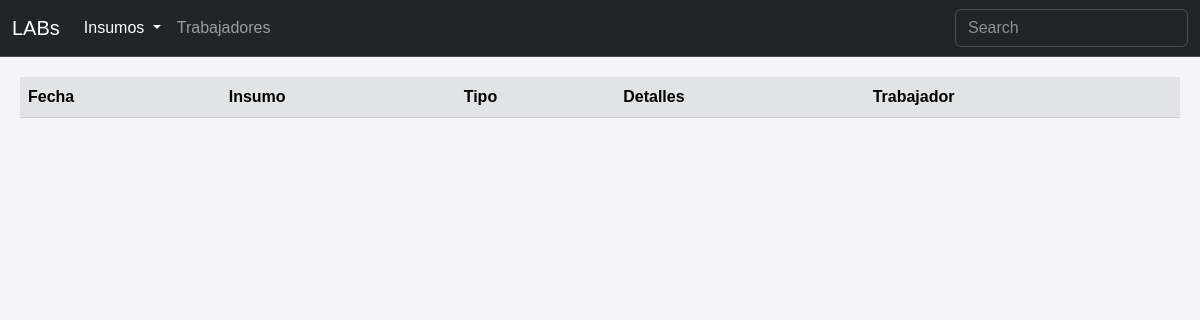
Before: /history with the older database file.
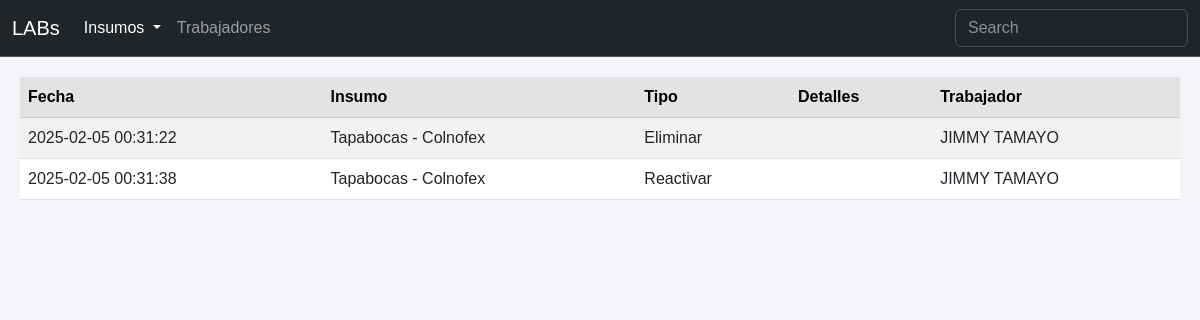
After: the same page with the newer database file.
### tables this page shows
CREATE TABLE historial (
    Historial_id INTEGER PRIMARY KEY,
    Tipo TEXT NOT NULL,
    Detalles TEXT,
    Trabajador_id INTEGER NOT NULL,
    Fecha DATETIME NOT NULL,
    Item_id INTEGER NOT NULL,
    FOREIGN KEY (Trabajador_id) REFERENCES trabajadores (Trabajador_id),
    FOREIGN KEY (Item_id) REFERENCES insumos (Item_id)
);

CREATE TABLE insumos (
    Item_id INTEGER PRIMARY KEY,
    Activo BOOL NOT NULL,
    Nombre TEXT NOT NULL,
    Detalles TEXT,
    Cantidad INTEGER NOT NULL,
    Cantidad_Inicial INTEGER NOT NULL,
    Estado_id INTEGER NOT NULL,
    Ubicacion_id INTEGER NOT NULL,
    Empaque_id INTEGER NOT NULL,
    FOREIGN KEY (Estado_id) REFERENCES estados (Estado_id),
    FOREIGN KEY (Ubicacion_id) REFERENCES ubicaciones (Ubicacion_id),
    FOREIGN KEY (Empaque_id) REFERENCES empaques (Empaque_id)
);

CREATE TABLE trabajadores (
    Trabajador_id INTEGER PRIMARY KEY,
    Activo BOOL NOT NULL,
    Nombre_Apellido TEXT NOT NULL,
    Dependencia TEXT NOT NULL,
    Cargo TEXT NOT NULL,
    Correo TEXT NOT NULL 
);

### app.py (the view)
@app.route('/history')
def history():
    conn = sqlite3.connect('inventario.db')
    cursor = conn.cursor()
    history = cursor.execute('''
    SELECT
        historial.Fecha,
        insumos.Nombre,
        historial.Tipo,
        historial.Detalles,
        trabajadores.Nombre_Apellido
    FROM historial
    INNER JOIN insumos ON historial.Item_id = insumos.Item_id
    INNER JOIN trabajadores ON historial.Trabajador_id = trabajadores.Trabajador_id;
    ''').fetchall()
    conn.close()
    column_history = ["date","name","type","details","worker"]
    history_dict = [dict(zip(column_history, row)) for row in history]
    return render_template('history.html', histories=history_dict)

### templates/history.html (shortened to what this page needs)
<!DOCTYPE html>
<html lang="es">
<head>
    <link rel="stylesheet" href="https://cdn.jsdelivr.net/npm/bootstrap-icons@1.11.3/font/bootstrap-icons.min.css">
    <link href="https://cdn.jsdelivr.net/npm/bootstrap@5.3.0/dist/css/bootstrap.min.css" rel="stylesheet">
    <link href="https://cdn.datatables.net/2.2.1/css/dataTables.dataTables.css" rel="stylesheet">
    <link rel="stylesheet" href="{{ url_for('static', filename='styles.css') }}">
</head>
<body>
    <nav class="navbar navbar-expand-sm bg-dark border-bottom border-body" data-bs-theme="dark">
        <div class="container-fluid">
            <a class="navbar-brand" href="#">LABs</a>
            <div class="collapse navbar-collapse" id="navbarNav">
                <ul class="navbar-nav">
                    <li class="nav-item dropdown">
                        <a class="nav-link dropdown-toggle active" aria-current="page" href="#" role="button" data-bs-toggle="dropdown" aria-expanded="false">
                            Insumos
                        </a>
                    </li>
                    <li class="nav-item">
                        <a class="nav-link" href="{{ url_for('workers') }}">Trabajadores</a>
                    </li>
                </ul>
                <form class="d-flex ms-auto" role="search">
                    <input class="form-control" id="searchFilter" type="search" placeholder="Search" aria-label="Search">
                </form>
            </div>
        </div>
    </nav>
    <div class="table-responsive">
        <table class="table table-striped table-hover align-middle" id="history-table">
            <thead class="table-secondary">
                <tr>
                    <th>Fecha</th>
                    <th>Insumo</th>
                    <th>Tipo</th>
                    <th>Detalles</th>
                    <th>Trabajador</th>
                </tr>
            </thead>
            <tbody>
                {% for history in histories %}
                    <tr>
                        <td>{{ history.date }}</td>
                        <td>{{ history.name }}</td>
                        <td>{{ history.type }}</td>
                        <td>{{ history.details }}</td>
                        <td>{{ history.worker }}</td>
                    </tr>
                {% endfor %}
            </tbody>
        </table>
    </div>
</body>
</html>

### static/styles.css (style rules this page uses)
body { font-family: Arial, sans-serif; background-color: #f4f4f9; color: #333; }
.table-responsive { margin: 20px; }
nav { text-align: center; }

Changed rows visible on the page:
added historial: date "2025-02-05 00:31:22", name "Tapabocas - Colnofex", type "Eliminar", worker "JIMMY TAMAYO"
added historial: date "2025-02-05 00:31:38", name "Tapabocas - Colnofex", type "Reactivar", worker "JIMMY TAMAYO"
